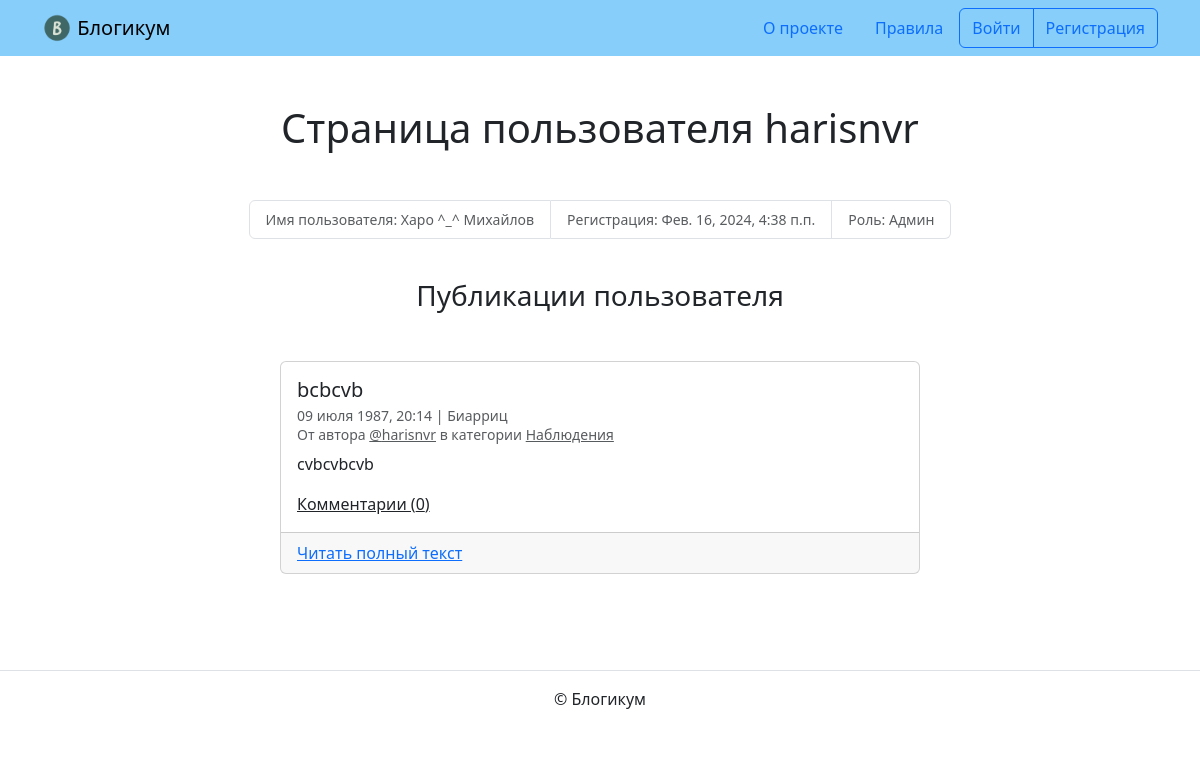
Before: /profile/harisnvr/ with the older database file.
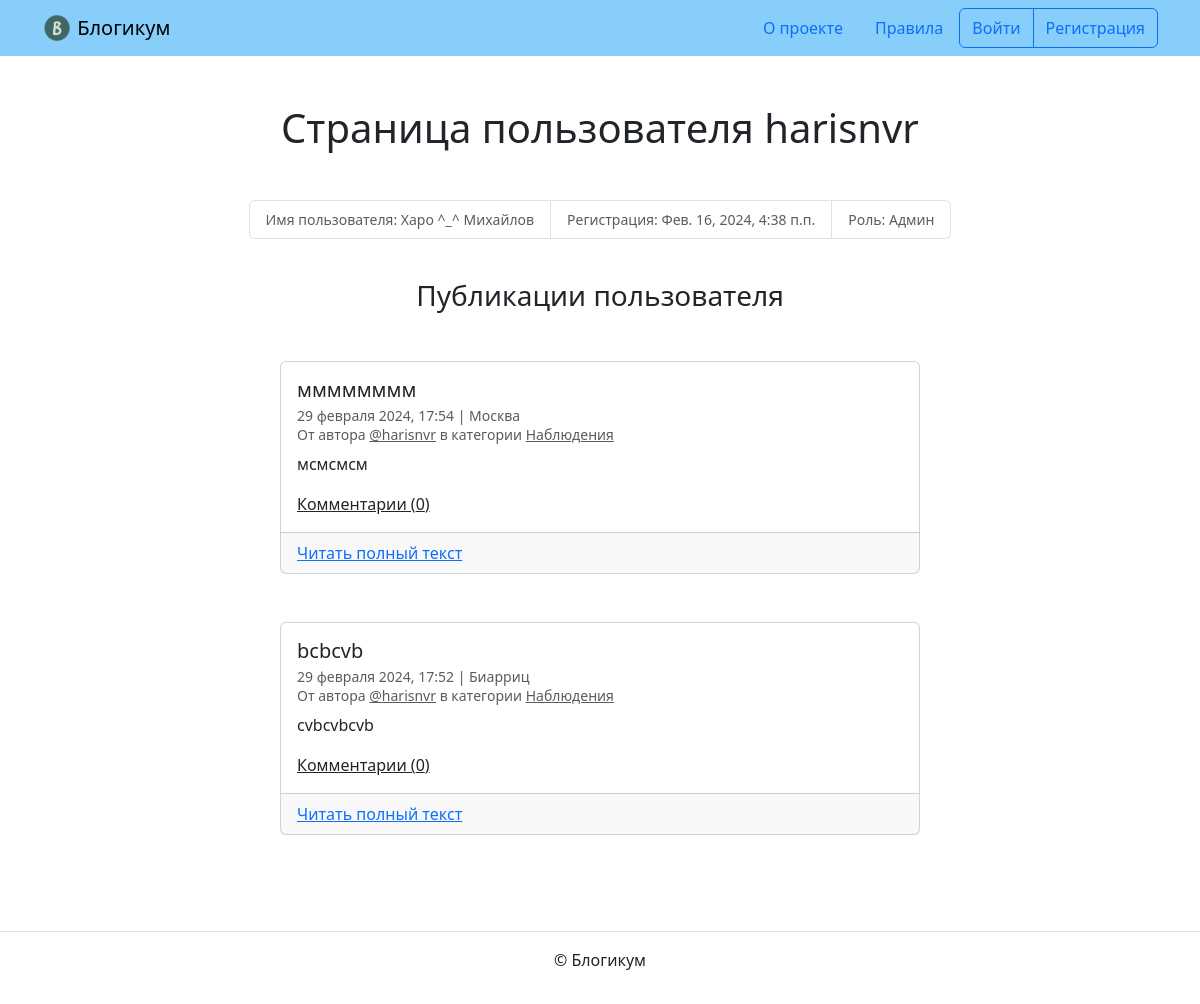
After: the same page with the newer database file.
### blog/models.py (models this page shows, shortened)
class BaseModel(models.Model):
    is_published = models.BooleanField(
        default=True,
        verbose_name='Опубликовано',
        help_text='Снимите галочку, чтобы скрыть публикацию.'
    )
    created_at = models.DateTimeField(
        auto_now_add=True,
        verbose_name='Добавлено'
    )
    class Meta:
        abstract = True

class Post(BaseModel):
    title = models.CharField(
        max_length=MX_CHARS,
        verbose_name='Заголовок'
    )
    text = models.TextField(
        verbose_name='Текст'
    )
    pub_date = models.DateTimeField(
        verbose_name='Дата и время публикации',
        help_text='Если установить дату и время в будущем — можно делать '
                  'отложенные публикации.'
    )
    author = models.ForeignKey(
        User,
        on_delete=models.CASCADE,
        verbose_name='Автор публикации',
        related_name='posts'
    )
    location = models.ForeignKey(
        Location,
        on_delete=models.SET_NULL,
        blank=True,
        null=True,
        verbose_name='Местоположение',
        related_name='posts'
    )
    category = models.ForeignKey(
        Category,
        on_delete=models.SET_NULL,
        null=True,
        verbose_name='Категория',
        related_name='posts'
    )
    image = models.ImageField(
        verbose_name='Фото',
        upload_to='post_images',
        blank=True
    )
    class Meta:
        verbose_name = 'публикация'
        verbose_name_plural = 'Публикации'
        ordering = ['-pub_date']

class Location(BaseModel):
    name = models.CharField(
        max_length=MX_CHARS,
        verbose_name='Название места'
    )
    class Meta:
        verbose_name = 'местоположение'
        verbose_name_plural = 'Местоположения'

class Category(BaseModel):
    title = models.CharField(
        max_length=MX_CHARS,
        verbose_name='Заголовок'
    )
    description = models.TextField(
        verbose_name='Описание'
    )
    slug = models.SlugField(
        unique=True,
        verbose_name='Идентификатор',
        help_text='Идентификатор страницы для URL; разрешены символы '
                  'латиницы, цифры, дефис и подчёркивание.'
    )
    class Meta:
        verbose_name = 'категория'
        verbose_name_plural = 'Категории'

### blog/views.py (the view)
# urls.py: path('profile/<str:username>/', views.profile_view,
def profile_view(request, username):
    profile = get_object_or_404(User, username=username)
    user = request.user
    context_posts = base_queryset(
        comment_count=True,
        filtration=profile != user
    ).filter(author_id=profile.pk)
    page_obj = post_paginator(request, context_posts)
    context = {
        'user': user,
        'page_obj': page_obj,
        'profile': profile
    }
    template = 'blog/profile.html'
    return render(request, template, context)

### blog/views.py (called while the page is built)
def base_queryset(comment_count=False, filtration=False):
    queryset = Post.objects.select_related(
        'category',
        'author',
        'location').order_by('-pub_date')
    if filtration:
        queryset = queryset.filter(
            is_published=True,
            category__is_published=True,
            pub_date__lte=timezone.now()
        )
    if comment_count:
        queryset = queryset.annotate(comment_count=Count('commentaries'))
    return queryset

def post_paginator(request, context_posts, page_count=POSTS_PER_PAGE):
    paginator = Paginator(context_posts, page_count)
    page_number = request.GET.get('page')
    page_obj = paginator.get_page(page_number)
    return page_obj

### templates/blog/profile.html (shortened to what this page needs)
{% extends "base.html" %}
{% block content %}
  <h1 class="mb-5 text-center ">Страница пользователя {{ profile.username }}</h1>
  <small>
    <ul class="list-group list-group-horizontal justify-content-center mb-3">
      <li class="list-group-item text-muted">Имя пользователя: {% if profile.get_full_name %}{{ profile.get_full_name }}{% else %}не указано{% endif %}</li>
      <li class="list-group-item text-muted">Регистрация: {{ profile.date_joined }}</li>
      <li class="list-group-item text-muted">Роль: {% if profile.is_staff %}Админ{% else %}Пользователь{% endif %}</li>
    </ul>
  </small>
  <br>
  <h3 class="mb-5 text-center">Публикации пользователя</h3>
  {% for post in page_obj %}
    <article class="mb-5">
      {% include "includes/post_card.html" %}
    </article>
  {% endfor %}
{% endblock %}

### templates/includes/post_card.html (shortened to what this page needs)
<div class="col d-flex justify-content-center">
  <div class="card" style="width: 40rem;">
    <div class="card-body">
      <h5 class="card-title">{{ post.title }}</h5>
      <h6 class="card-subtitle mb-2 text-muted">
        <small>
          {{ post.pub_date|date:"d E Y, H:i" }} | {% if post.location and post.location.is_published %}{{ post.location.name }}{% else %}Планета Земля{% endif %}<br>
          От автора <a class="text-muted" href="{% url 'blog:profile' post.author.username %}">@{{ post.author.username }}</a> в
          категории {% include "includes/category_link.html" %}
        </small>
      </h6>
      <p class="card-text">{{ post.text|truncatewords:10 }}</p>
      <a><u>Комментарии ({{ post.comment_count }})</u></a>
    </div>
    <div class="card-footer">
      <a href="{% url 'blog:post_detail' post.id %}" class="card-link">Читать полный текст</a>
    </div>
  </div>
</div>

### templates/includes/category_link.html
<a class="text-muted" href="{% url 'blog:category_posts' post.category.slug %}">
  {{ post.category.title }}
</a>

Changed rows visible on the page:
added Post: title "мммммммм", pub_date "29 февраля 2024, 17:54", location.name "Москва", author.username "harisnvr", category "Наблюдения", text "мсмсмсм", comment_count "0"
changed Post "bcbcvb": pub_date "09 июля 1987, 20:14" → "29 февраля 2024, 17:52"
